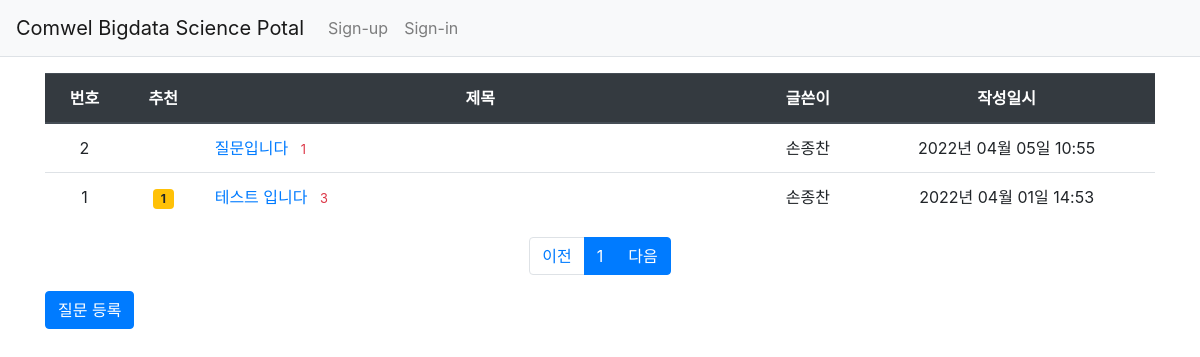
Page /question/list/ on the committed database.
### pybo/models.py (models this page shows)
class Question(db.Model):
    id = db.Column(db.Integer, primary_key=True)
    subject = db.Column(db.String(200), nullable=False)
    content = db.Column(db.Text(), nullable=False)
    create_date = db.Column(db.DateTime(), nullable=False)
    user_id = db.Column(db.Integer, db.ForeignKey('user.id', ondelete='CASCADE'), nullable=False)
    user = db.relationship('User', backref=db.backref('question_set'))
    modify_date = db.Column(db.DateTime(), nullable=True)
    voter = db.relationship('User', secondary=question_voter,
                            backref=db.backref('question_voter_set'))

class User(db.Model):
    id = db.Column(db.Integer, primary_key=True)
    username = db.Column(db.String(150), unique=True, nullable=False)
    password = db.Column(db.String(200), nullable=False)
    email = db.Column(db.String(120), unique=True, nullable=False)

### pybo/views/question_views.py (the view)
@bp.route('/list/')
def _list():
    page = request.args.get('page', type=int, default=1)
    question_list = Question.query.order_by(Question.create_date.desc())
    question_list = question_list.paginate(page, per_page=10)
    return render_template('question/question_list.html', question_list=question_list)

### pybo/filter.py (called while the page is built)
def format_datetime(value, fmt='%Y년 %m월 %d일 %H:%M'):
    return value.strftime(fmt)

### pybo/views/auth_views.py (called while the page is built)
@bp.before_app_request
def load_logged_in_user():
    user_id = session.get('user_id')
    if user_id is None:
        g.user = None
    else:
        g.user = User.query.get(user_id)

### pybo/templates/question/question_list.html
{% extends 'base.html' %}
{% block content %}
<div class="container my-3">
    <table class="table">
        <thead>
        <tr class="text-center thead-dark">
            <th>번호</th>
            <th>추천</th>
            <th style="width:50%">제목</th>
            <th>글쓴이</th>
            <th>작성일시</th>
        </tr>
        </thead>
        <tbody>
        {% if question_list %}
        {% for question in question_list.items %}
        <tr class="text-center">
            <td>{{ question_list.total - ((question_list.page-1) * question_list.per_page) - loop.index0 }}</td>
            <td>
                {% if question.voter|length > 0 %}
                <span class="badge badge-warning px-2 py-1">
                    {{ question.voter|length }}
                </span>
                {% endif %}
            </td>
            <td class="text-left">
                <a href="{{ url_for('question.detail', question_id=question.id )}}">{{ question.subject }}</a>
                <span class="text-danger small ml-2">{{ question.answer_set|length }}</span>
            </td>
            <td>{{ question.user.username }}</td>
            <td>{{ question.create_date|datetime }}</td>
        </tr>
        {% endfor %}
        {% else %}
        <tr>
            <td colspan="4"> No Question</td>
        </tr>
        {% endif %}
        </tbody>
    </table>
    <ul class="pagination justify-content-center">
        {% if question_list.has_prev %}
        <li class="page-item">
            <a class="page-link" href="?page={{ question_list.pre_num }}">이전</a>
        </li>
        {% else %}
        <li class="page-item">
            <a class="page-link" tabindex="-1" aria-disabled="true" href="#">이전</a>
        </li>
        {% endif %}
        {% for page_num in question_list.iter_pages() %}
        {% if page_num %}
        {% if page_num != question_list.page %}
        <li class="page-item">
            <a class="page-link" href="?page={{ page_num }}">{{ page_num }}</a>
        </li>
        {% else %}
        <li class="page-item active" aria-current="page">
            <a class="page-link" href="#">{{ page_num }}</a>
        </li>
        {% endif %}
        {% else %}
        <li class="disabled">
            <a class="page-link" href="#">...</a>
        </li>
        {% endif %}
        {% endfor %}
        {% if question_list.has_next %}
        <li class="page-item">
            <a class="page-link" href="?page={{ question_list.next_num }}">다음</a>
        </li>
        {% else %}
        <li class="page-item active" aria-current="page">
            <a class="page-link" tabindex="-1" aria-disabled="true" href="#">다음</a>
        </li>
        {% endif %}
    </ul>
    <a href="{{ url_for('question.create') }}" class="btn btn-primary">질문 등록</a>
</div>
{% endblock %}

### pybo/templates/base.html (shortened to what this page needs)
<!doctype html>
<html lang="ko">
<head>
    <link rel="stylesheet" href="{{ url_for('static',filename='bootstrap.min.css') }}">
    <link rel="stylesheet" href="{{ url_for('static',filename='style.css') }}">
</head>
<body>
{% include "navbar.html" %}
{% block content %}
{% endblock %}
</body>
</html>

### pybo/templates/navbar.html (shortened to what this page needs)
<nav class="navbar navbar-expand-lg navbar-light bg-light border-bottom">
    <a class="navbar-brand" href="{{ url_for('main.index') }}">Comwel Bigdata Science Potal</a>
    <div class="collapse navbar-collapse flex-grow-0" id="navbarNav">
        {% if g.user %}
        <ul class="navbar-nav">
            <li class="nav-item">
                <a class="nav-link" href="{{ url_for('auth.signout') }}">{{ g.user.username }} Sign-out</a>
            </li>
        </ul>
        {% else %}
        <ul class="navbar-nav">
            <li class="nav-item">
                <a class="nav-link" href="{{ url_for('auth.signup') }}">Sign-up</a>
            </li>
            <li class="nav-item">
                <a class="nav-link" href="{{ url_for('auth.signin') }}">Sign-in</a>
            </li>
        </ul>
        {% endif %}
    </div>
</nav>

### rows in the picture
Question: id "2", subject "질문입니다", answer_set|length "1", user.username "손종찬", create_date "2022년 04월 05일 10:55"
Question: total "1", voter|length "1", subject "테스트 입니다", answer_set|length "3", user.username "손종찬", create_date "2022년 04월 01일 14:53"

### other values in the picture
{{ page_num }} "1"
